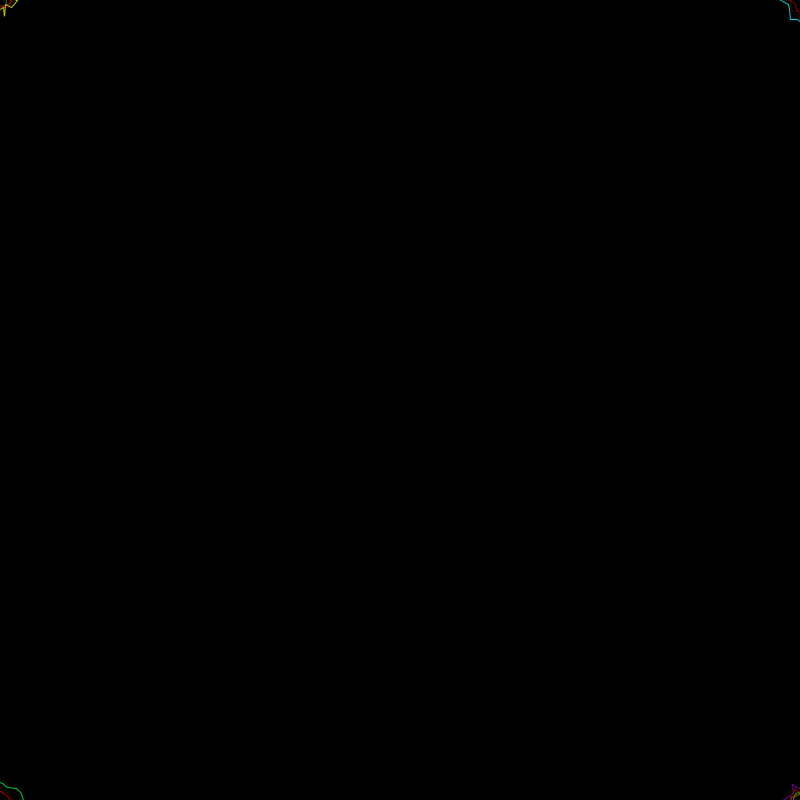
Frame 1 (no input)
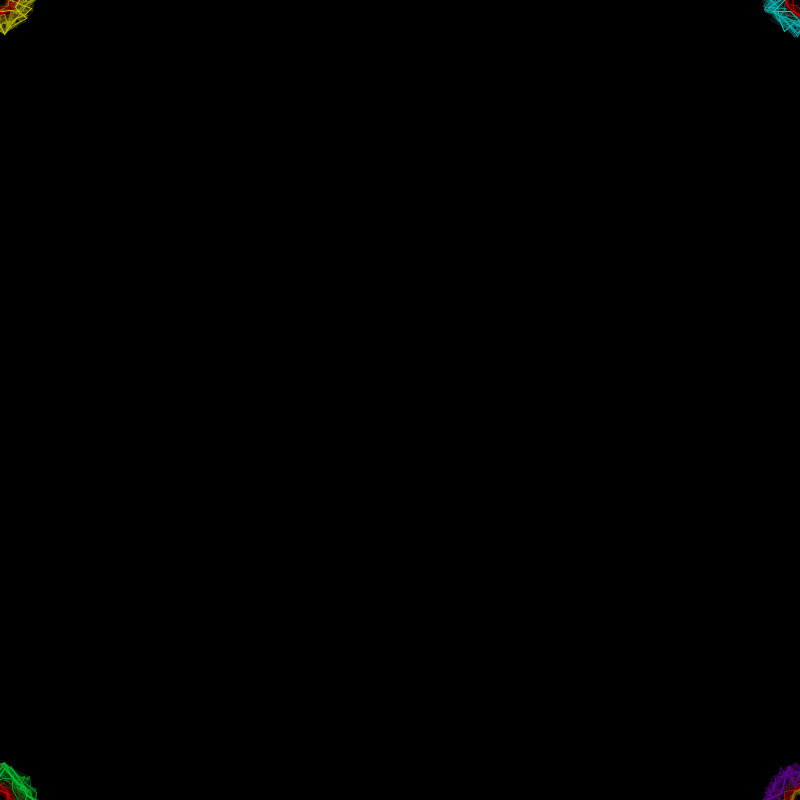
Frame 60 (the mouse pressed at the canvas centre just before this capture)
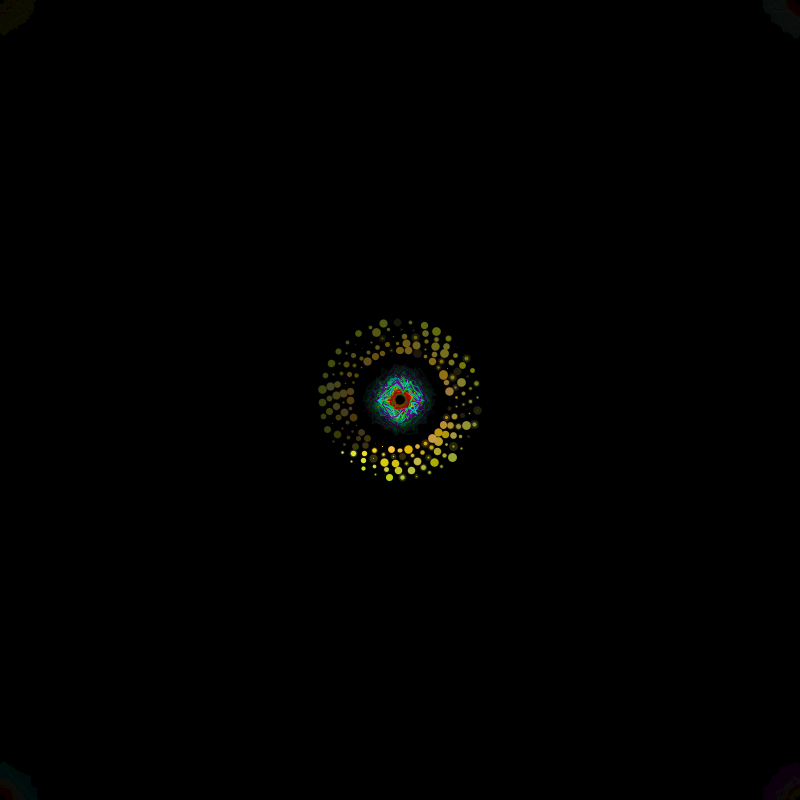
Frame 120 (the mouse held since frame 60 and released just before this capture)

The Processing sketch that drew these frames (run headless with seeded random() and noise(); from frame 60 on, the mouse is pressed at the canvas centre):

// Processing sketch: processing_101144
// ── processing_101144.pde

/*Maxim maxim;
AudioPlayer player;*/
boolean mouseFlag=false;
float x=400;
float y=400;
float shakeReducer=0.4;
float iter;

void setup() {


  size(800, 800);
  background(0);
  smooth();
  noFill();
  noStroke();
/*
  maxim=new Maxim(this);
  player=maxim.loadFile("bells.wav");
  player.setLooping(true);
  player.volume(0.9);
  player.play();*/
}


void draw() {

  fill(0, 10);
  strokeWeight(0);
  stroke(0, 0, 0, 0);
  rect(-5, -5, width+10, height+10);



  //  first
  strokeWeight(1);
  beginShape();
  for (int i=0;i<360;i+=40) {
    stroke(random(200)+55, 100, 0);
    vertex((mouseX)+(random(10*shakeReducer)+5)*cos(radians(i)), (mouseY)+(random(10*shakeReducer)+5)*sin(radians(i)));
  } 
  endShape(CLOSE);
  beginShape();
  for (int i=0;i<360;i+=30) {
    stroke(random(100)+155, 0, 0);
    vertex(mouseX+(random(20*shakeReducer)+5)*cos(radians(i)), mouseY+(random(20*shakeReducer)+5)*sin(radians(i)));
  } 
  endShape(CLOSE);
  //strokeWeight(1);

  beginShape();
  for (int i=0;i<360;i+=20) {

    stroke(200, 200, 0);
    vertex(mouseX+(random(40*shakeReducer)+15*shakeReducer)*cos(radians(i)), mouseY+(random(40*shakeReducer)+15*shakeReducer)*sin(radians(i)));
  } 

  endShape(CLOSE);
  beginShape();
  stroke(150, 75, 0, 50);
  for (int i=0;i<360;i+=50) {

    vertex(mouseX+(random(20*shakeReducer)+20*shakeReducer)*cos(radians(i)), mouseY+(random(20*shakeReducer)+20*shakeReducer)*sin(radians(i)));
  } 
  endShape(CLOSE);



  //  second


  strokeWeight(1);
  beginShape();
  for (int i=0;i<360;i+=40) {
    stroke(random(200)+55, 100, 0);
    vertex((width-mouseX)+(random(10*shakeReducer)+5)*cos(radians(i)), (height-mouseY)+(random(10*shakeReducer)+5)*sin(radians(i)));
  } 
  endShape(CLOSE);

  beginShape();
  for (int i=0;i<360;i+=30) {
    stroke(random(100)+155, 0, 0);
    vertex((width-mouseX)+(random(20*shakeReducer)+5)*cos(radians(i)), mouseY+(random(20*shakeReducer)+5)*sin(radians(i)));
  } 
  endShape(CLOSE);
  //strokeWeight(1);
  beginShape();
  stroke(150, 75, 0, 50);
  for (int i=0;i<360;i+=50) {

    vertex((width-mouseX)+(random(20*shakeReducer)+20*shakeReducer)*cos(radians(i)), mouseY+(random(20*shakeReducer)+20*shakeReducer)*sin(radians(i)));
  } 
  endShape(CLOSE);
  beginShape();
  for (int i=0;i<360;i+=20) {

    stroke(10, 200, 200);
    vertex((width-mouseX)+(random(40*shakeReducer)+20*shakeReducer)*cos(radians(i)), mouseY+(random(40*shakeReducer)+20*shakeReducer)*sin(radians(i)));
  } 

  endShape(CLOSE);



  //  third


  strokeWeight(1);
  beginShape();
  for (int i=0;i<360;i+=40) {
    stroke(random(200)+55, 100, 0);
    vertex((width-mouseX)+(random(10*shakeReducer)+5)*cos(radians(i)), (height-mouseY)+(random(10*shakeReducer)+5)*sin(radians(i)));
  } 
  endShape(CLOSE);


  beginShape();
  for (int i=0;i<360;i+=30) {
    stroke(random(100)+155, 0, 0);
    vertex((width-mouseX)+(random(20*shakeReducer)+5)*cos(radians(i)), (height-mouseY)+(random(20*shakeReducer)+5)*sin(radians(i)));
  } 
  endShape(CLOSE);


  beginShape();
  stroke(150, 75, 0, 50);
  for (int i=0;i<360;i+=50) {
    vertex((width-mouseX)+(random(20*shakeReducer)+20*shakeReducer)*cos(radians(i)), (height-mouseY)+(random(20*shakeReducer)+20*shakeReducer)*sin(radians(i)));
  } 
  endShape(CLOSE);

  beginShape();
  for (int i=0;i<360;i+=20) {
    stroke(100, 0, 150);
    vertex((width-mouseX)+(random(40*shakeReducer)+20*shakeReducer)*cos(radians(i)), (height-mouseY)+(random(40*shakeReducer)+20*shakeReducer)*sin(radians(i)));
  } 
  endShape(CLOSE);









  //  fourth


  strokeWeight(1);
  beginShape();
  for (int i=0;i<360;i+=40) {
    stroke(random(200)+55, 100, 0);
    vertex((width-mouseX)+(random(10*shakeReducer)+5)*cos(radians(i)), (height-mouseY)+(random(10*shakeReducer)+5)*sin(radians(i)));
  } 
  endShape(CLOSE);
  beginShape();
  for (int i=0;i<360;i+=30) {
    stroke(random(100)+155, 0, 0);
    vertex((mouseX)+(random(20*shakeReducer)+5)*cos(radians(i)), (height-mouseY)+(random(20*shakeReducer)+5)*sin(radians(i)));
  } 
  endShape(CLOSE);
  beginShape();
  stroke(150, 100, 0, 50);
  for (int i=0;i<360;i+=50) {

    vertex((mouseX)+(random(20*shakeReducer)+20*shakeReducer)*cos(radians(i)), (height-mouseY)+(random(20*shakeReducer)+20*shakeReducer)*sin(radians(i)));
  } 
  endShape(CLOSE);
  beginShape();
  for (int i=0;i<360;i+=20) {

    stroke(0, 200, 50);
    vertex((mouseX)+(random(40*shakeReducer)+20*shakeReducer)*cos(radians(i)), (height-mouseY)+(random(40*shakeReducer)+20*shakeReducer)*sin(radians(i)));
  } 

  endShape(CLOSE);


  float alf = dist(mouseX, mouseY, width/2, height/2);


  for (int i=0;i<5;i++) {
    strokeWeight(random(9));
    stroke(255-i*10, 200+i*10, random(100), 255-alf);
    point(width/2+(i*7+50)*cos(radians(iter+i*5)), height/2+(i*7+50)*sin(radians(iter+i*5)));
    iter+=2;
  }



  if (mouseFlag==true) {
    if (shakeReducer>0) {
      shakeReducer*=.99;
    }
  } 
  else {
    if (shakeReducer<0.6) {
      shakeReducer*=1.1;
    }
  }
  /*
  float  vol = map(mouseX, 0, width, 0, 0.9);
  player.volume(vol);
  player.speed((float) mouseX/width/2);*/
}



void mousePressed() {
  mouseFlag=true;
}

void mouseReleased() {
  mouseFlag=false;
}
